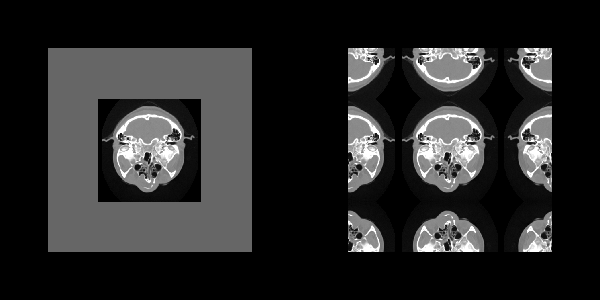

The script that drew this image:
#!/usr/bin/env python

# Compare constant padding and mirror padding for reducing border
# artifacts during frequency-domain processing.  The left viewport
# shows constant-value padding; the right shows mirror padding.

import os
from pathlib import Path

# Factory overrides: importing these modules registers the OpenGL rendering
# and interaction style implementations for vtkRenderingCore factory classes.
import vtkmodules.vtkInteractionStyle  # noqa: F401
import vtkmodules.vtkRenderingOpenGL2  # noqa: F401
# VTK pipeline classes used in this example
from vtkmodules.vtkIOImage import vtkMetaImageReader
from vtkmodules.vtkImagingColor import vtkImageMapToWindowLevelColors
from vtkmodules.vtkImagingCore import vtkImageConstantPad, vtkImageMirrorPad
from vtkmodules.vtkInteractionStyle import vtkInteractorStyleImage
from vtkmodules.vtkRenderingCore import (
    vtkImageActor,
    vtkRenderWindow,
    vtkRenderWindowInteractor,
    vtkRenderer,
)

# Colors (normalized RGB)
black_rgb = (0.0, 0.0, 0.0)

# Data directory: defaults to the folder containing this script
data_dir = Path(os.environ.get("VPE_DATA_DIR", Path(__file__).parent))

# Reader: load the 3D medical volume
reader = vtkMetaImageReader()
reader.SetFileName(str(data_dir / "FullHead.mhd"))
reader.Update()

# Constant pad: pad with a constant value of 800
constant_pad = vtkImageConstantPad()
constant_pad.SetInputConnection(reader.GetOutputPort())
constant_pad.SetConstant(800)
constant_pad.SetOutputWholeExtent(-127, 383, -127, 383, 22, 22)

# Mirror pad: pad by reflecting pixels at the borders
mirror_pad = vtkImageMirrorPad()
mirror_pad.SetInputConnection(reader.GetOutputPort())
mirror_pad.SetOutputWholeExtent(constant_pad.GetOutputWholeExtent())

# Actor 1: constant pad (left viewport)
constant_color = vtkImageMapToWindowLevelColors()
constant_color.SetWindow(2000)
constant_color.SetLevel(1000)
constant_color.SetInputConnection(constant_pad.GetOutputPort())

actor_constant = vtkImageActor()
actor_constant.GetMapper().SetInputConnection(constant_color.GetOutputPort())
actor_constant.GetProperty().SetInterpolationTypeToNearest()

# Actor 2: mirror pad (right viewport)
mirror_color = vtkImageMapToWindowLevelColors()
mirror_color.SetWindow(2000)
mirror_color.SetLevel(1000)
mirror_color.SetInputConnection(mirror_pad.GetOutputPort())

actor_mirror = vtkImageActor()
actor_mirror.GetMapper().SetInputConnection(mirror_color.GetOutputPort())
actor_mirror.GetProperty().SetInterpolationTypeToNearest()

# Renderer 1: left viewport — constant padding
renderer_left = vtkRenderer()
renderer_left.SetViewport(0.0, 0.0, 0.5, 1.0)
renderer_left.AddActor(actor_constant)
renderer_left.SetBackground(black_rgb)

# Renderer 2: right viewport — mirror padding
renderer_right = vtkRenderer()
renderer_right.SetViewport(0.5, 0.0, 1.0, 1.0)
renderer_right.AddActor(actor_mirror)
renderer_right.SetActiveCamera(renderer_left.GetActiveCamera())
renderer_right.SetBackground(black_rgb)

# Window: display the rendered scene
render_window = vtkRenderWindow()
render_window.AddRenderer(renderer_left)
render_window.AddRenderer(renderer_right)
render_window.SetWindowName("pad")
render_window.SetMultiSamples(0)
render_window.SetSize(600, 300)

# Interactor: handle mouse and keyboard events with 2D image style
render_window_interactor = vtkRenderWindowInteractor()
interactor_style_image = vtkInteractorStyleImage()
render_window_interactor.SetInteractorStyle(interactor_style_image)
render_window_interactor.SetRenderWindow(render_window)

# Scene: configure the camera
renderer_left.ResetCamera()

render_window_interactor.Initialize()
render_window_interactor.Start()
